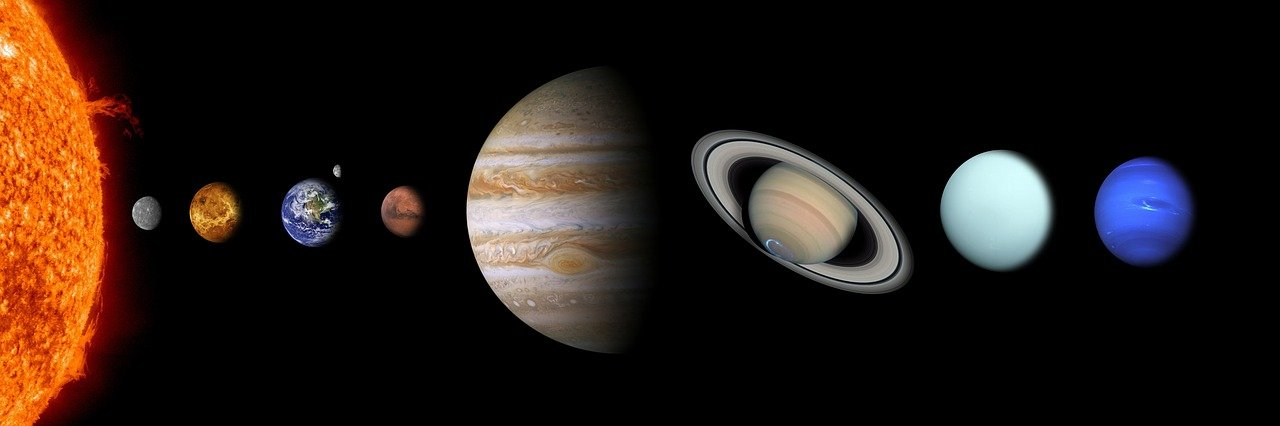
#> input picture solar-system.jpg, 1280 x 426 px
$ python planet.py
#> lines starting #> are read from the running program, lines starting #| are printed output that depends on the picture; after the words box and inside, x2 and y2 are one past the last pixel; in counts of white or black regions, pixels touching at a corner belong together
import cv2
from cv2 import waitKey

image = cv2.imread("solar-system.jpg")
#> image is the input picture: shape (426, 1280, 3); mean B, G, R 20.5, 25.8, 36.5
cv2.putText(
    image,
    "SOLAR-SYSTEM",
    (200,70),
    cv2.FONT_HERSHEY_SCRIPT_SIMPLEX,
    3,
    (255,255,255)
)
cv2.putText(
    image,
    "S",
    (5,200),
    cv2.FONT_HERSHEY_COMPLEX,
    4,
    (255,255,255)
)
cv2.putText(
    image,
    "U",
    (3,300),
    cv2.FONT_HERSHEY_COMPLEX,
    4,
    (255,255,255)
)
cv2.putText(
    image,
    "N",
    (3,400),
    cv2.FONT_HERSHEY_COMPLEX,
    4,
    (255,255,255)
)
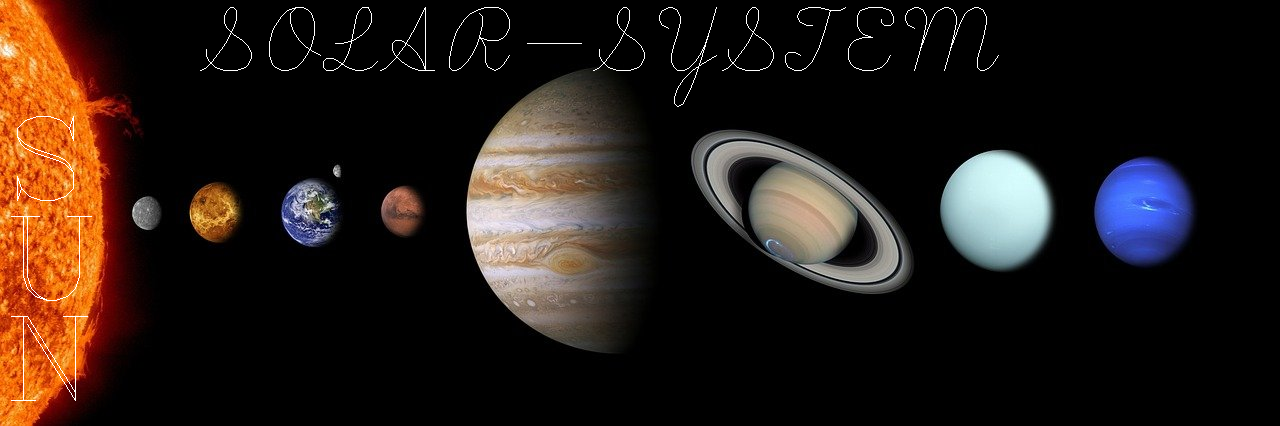
#> image: shape (426, 1280, 3); mean B, G, R 22.1, 27.2, 37.7
cv2.putText(
    image,
    "MERCURY",
    (120,250),
    cv2.FONT_HERSHEY_COMPLEX,
    0.3,
    (255,255,255)
)
#> image: shape (426, 1280, 3); 0.03% of pixels changed, all inside (x1, y1, x2, y2) = (121, 244, 168, 251)
cv2.putText(
    image,
    "VENUS",
    (200,250),
    cv2.FONT_HERSHEY_COMPLEX,
    0.3,
    (255,255,255)
)
#> image: shape (426, 1280, 3); mean B, G, R 22.2, 27.4, 37.9
cv2.putText(
    image,
    "EARTH",
    (300,250),
    cv2.FONT_HERSHEY_COMPLEX,
    0.3,
    (255,255,255)
)
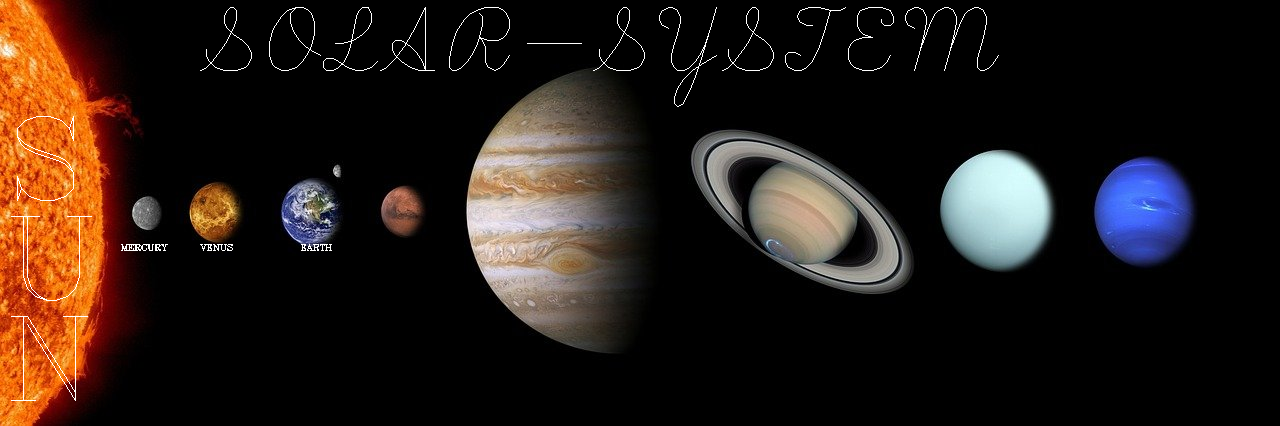
#> image: shape (426, 1280, 3); mean B, G, R 22.3, 27.4, 37.9
cv2.putText(
    image,
    "MARS",
    (400,250),
    cv2.FONT_HERSHEY_COMPLEX,
    0.3,
    (255,255,255)
)
#> image: shape (426, 1280, 3); 0.02% of pixels changed, all inside (x1, y1, x2, y2) = (401, 244, 426, 251)
cv2.putText(
    image,
    "JUPITER",
    (550,360),
    cv2.FONT_HERSHEY_COMPLEX,
    0.3,
    (255,255,255)
)
#> image: shape (426, 1280, 3); mean B, G, R 22.4, 27.5, 38
cv2.putText(
    image,
    "SATURN",
    (780,300),
    cv2.FONT_HERSHEY_COMPLEX,
    0.3,
    (255,255,255)
)
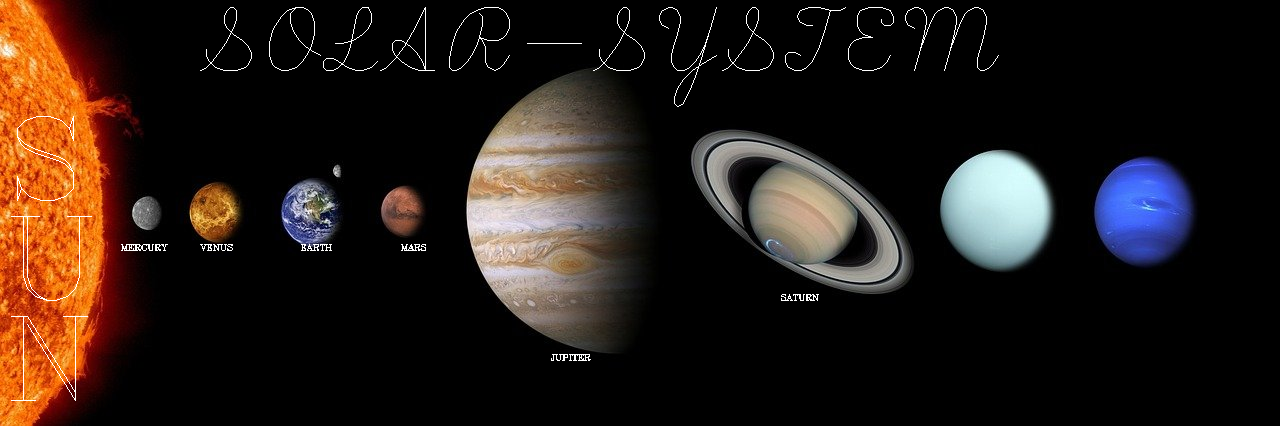
#> image: shape (426, 1280, 3); mean B, G, R 22.4, 27.6, 38.1
cv2.putText(
    image,
    "URANUS",
    (980,290),
    cv2.FONT_HERSHEY_COMPLEX,
    0.3,
    (255,255,255)
)
#> image: shape (426, 1280, 3); 0.02% of pixels changed, all inside (x1, y1, x2, y2) = (981, 284, 1020, 291)
cv2.putText(
    image,
    "NEPTUNE",
    (1120,290),
    cv2.FONT_HERSHEY_COMPLEX,
    0.3,
    (255,255,255)
)
#> image: shape (426, 1280, 3); mean B, G, R 22.6, 27.7, 38.2
cv2.imshow("SOLAR-SYSTEM-CHART", image)

cv2.waitKey(0)
